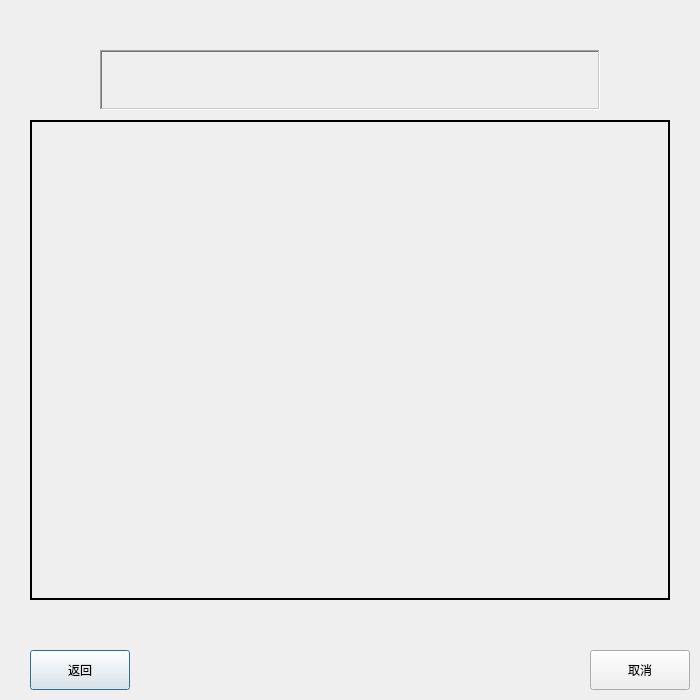
<?xml version="1.0" encoding="UTF-8"?>
<ui version="4.0">
 <class>CameraGet</class>
 <widget class="QDialog" name="CameraGet">
  <property name="geometry">
   <rect>
    <x>0</x>
    <y>0</y>
    <width>700</width>
    <height>700</height>
   </rect>
  </property>
  <property name="minimumSize">
   <size>
    <width>700</width>
    <height>700</height>
   </size>
  </property>
  <property name="maximumSize">
   <size>
    <width>700</width>
    <height>700</height>
   </size>
  </property>
  <property name="windowTitle">
   <string>捕获</string>
  </property>
  <widget class="QLabel" name="hint">
   <property name="geometry">
    <rect>
     <x>100</x>
     <y>50</y>
     <width>500</width>
     <height>60</height>
    </rect>
   </property>
   <property name="font">
    <font>
     <family>微软雅黑</family>
     <pointsize>12</pointsize>
    </font>
   </property>
   <property name="frameShape">
    <enum>QFrame::WinPanel</enum>
   </property>
   <property name="frameShadow">
    <enum>QFrame::Sunken</enum>
   </property>
   <property name="lineWidth">
    <number>1</number>
   </property>
   <property name="text">
    <string/>
   </property>
   <property name="alignment">
    <set>Qt::AlignCenter</set>
   </property>
  </widget>
  <widget class="QLabel" name="camBack">
   <property name="geometry">
    <rect>
     <x>30</x>
     <y>120</y>
     <width>640</width>
     <height>480</height>
    </rect>
   </property>
   <property name="frameShape">
    <enum>QFrame::Box</enum>
   </property>
   <property name="lineWidth">
    <number>2</number>
   </property>
   <property name="text">
    <string/>
   </property>
   <property name="alignment">
    <set>Qt::AlignCenter</set>
   </property>
  </widget>
  <widget class="QPushButton" name="back">
   <property name="geometry">
    <rect>
     <x>30</x>
     <y>650</y>
     <width>100</width>
     <height>40</height>
    </rect>
   </property>
   <property name="text">
    <string>返回</string>
   </property>
  </widget>
  <widget class="QPushButton" name="cancel">
   <property name="geometry">
    <rect>
     <x>590</x>
     <y>650</y>
     <width>100</width>
     <height>40</height>
    </rect>
   </property>
   <property name="text">
    <string>取消</string>
   </property>
  </widget>
 </widget>
 <resources/>
 <connections/>
</ui>
